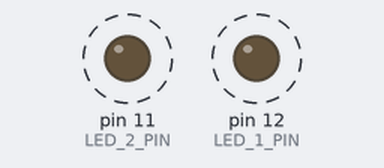
The sketch below on a simulated Arduino Uno, built with avr-gcc and run on an emulated ATmega328P. On the bench: output pins drawn as LEDs (lit = HIGH). Dashed ring = blinking.

Above: at 0.2 s.
Timing chart, 0 to 5.5 s (numbered marks = the images above):
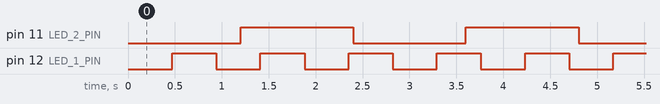

The sketch:

main.ino
```cpp
// C++ code
//
// Blink two LEDs independently at different intervals using millis().
// LED 1 blinks every 470ms, LED 2 blinks every 1200ms.

const byte LED_1_PIN = 12;
const byte LED_2_PIN = 11;

unsigned long previousTimeLED1Blink = millis();
unsigned long timeIntervalLED1Blink = 470;

unsigned long previousTimeLED2Blink = millis();
unsigned long timeIntervalLED2Blink = 1200;

int LED1State = LOW;
int LED2State = LOW;

void setup() {
  pinMode(LED_1_PIN, OUTPUT);
  pinMode(LED_2_PIN, OUTPUT);
}

void loop() {
  unsigned long timeNow = millis();
  if (timeNow - previousTimeLED1Blink > timeIntervalLED1Blink) {
    LED1State = !LED1State;
    digitalWrite(LED_1_PIN, LED1State);
    previousTimeLED1Blink += timeIntervalLED1Blink;
  }

  if (timeNow - previousTimeLED2Blink > timeIntervalLED2Blink) {
    LED2State = !LED2State;
    digitalWrite(LED_2_PIN, LED2State);
    previousTimeLED2Blink += timeIntervalLED2Blink;
  }
}
```

Measured:
- by itself, pin 11 (LED_2_PIN): alternates HIGH for 1.2 s and LOW for 1.2 s
- by itself, pin 12 (LED_1_PIN): alternates HIGH for 0.47 s and LOW for 0.47 s
